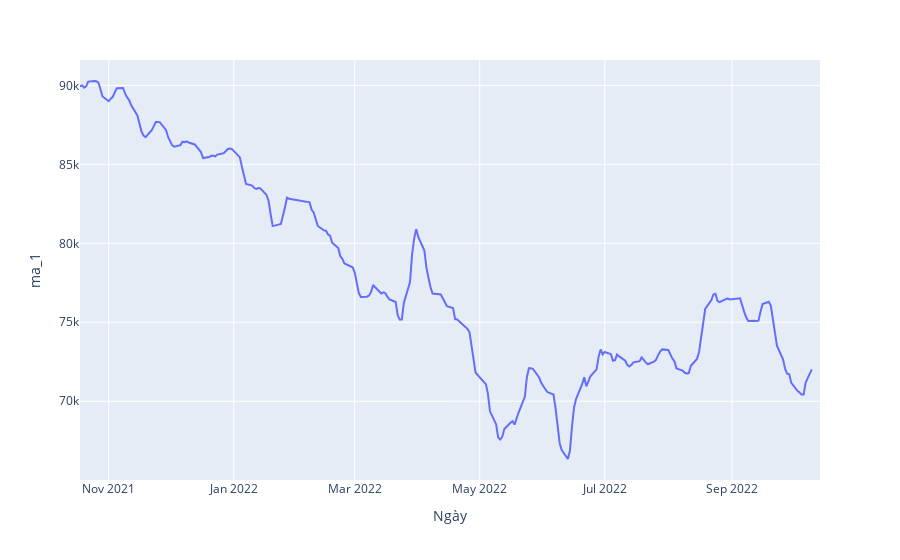

This figure's notebook cell:
### Code cell
px.line(data, y= 'ma_1',x='Ngày')

### Figure 1 — Plotly figure (JSON) as saved in the notebook; plotly's stock layout.template omitted (floating-point values rounded to 4 significant figures; data arrays with more than 128 entries replaced by an {"elided": "..."} marker saying what was removed)
{"data": [{"hovertemplate": "Ngày=%{x}<br>ma_1=%{y}<extra></extra>", "legendgroup": "", "line": {"color": "#636efa", "dash": "solid"}, "marker": {"symbol": "circle"}, "mode": "lines", "name": "", "orientation": "v", "showlegend": false, "type": "scatter", "x": {"elided": "249 str values"}, "xaxis": "x", "y": {"elided": "249 int values"}, "yaxis": "y"}], "layout": {"legend": {"tracegroupgap": 0}, "margin": {"t": 60}, "xaxis": {"anchor": "y", "domain": [0, 1], "title": {"text": "Ngày"}}, "yaxis": {"anchor": "x", "domain": [0, 1], "title": {"text": "ma_1"}}}}
